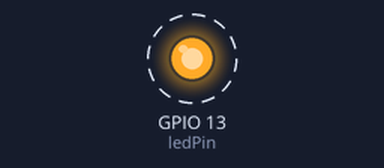
Recording of a sketch running on a simulated ESP32-S2. Parts: output pins drawn as LEDs (lit = HIGH). Dashed ring = blinking. What the sketch prints to the serial monitor is not drawn.

Above: at 0.5 s.
Timing chart, 0 to 4.6 s (numbered marks = the images above):
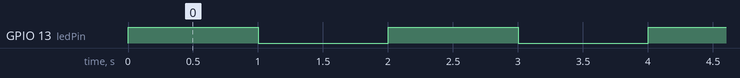

The sketch:

blink.ino
```cpp
// Source from https://learn.sparkfun.com/tutorials/esp32-s2-thing-plus-hookup-guide/all
int ledPin = 13;

void setup()
{
    pinMode(ledPin, OUTPUT);
    Serial.begin(115200);
}

void loop()
{
    Serial.println("Hello, world!");
    digitalWrite(ledPin, HIGH);
    delay(1000);
    digitalWrite(ledPin, LOW);
    delay(1000);
}
```

Measured:
- by itself, GPIO 13 (ledPin): alternates HIGH for 1.0 s and LOW for 1.0 s
